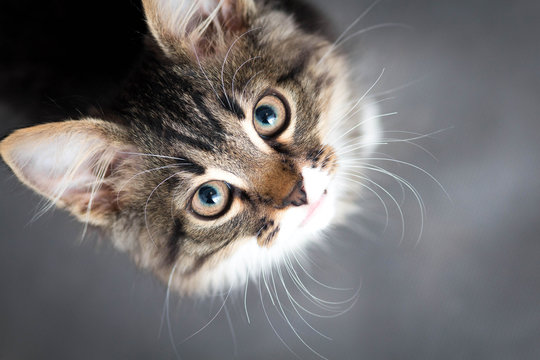
#> input picture catto_smol.jpg, 540 x 360 px
$ python transform.py
#> lines starting #> are read from the running program, lines starting #| are printed output that depends on the picture
import cv2 as cv
import numpy as np

img = cv.imread('catto_smol.jpg')
#> img is the input picture: shape (360, 540, 3); mean B, G, R 110.3, 110.3, 113.6

cv.imshow('Cat', img)

#translation (shifting image on x and y axis)

def translate(img, x, y):
#> called with x = -100, y = 100
    transMat = np.float32([[1,0,x],[0,1,y]])
    dimensions = (img.shape[1], img.shape[0])
#> dimensions = (540, 360)
    return cv.warpAffine(img, transMat, dimensions)
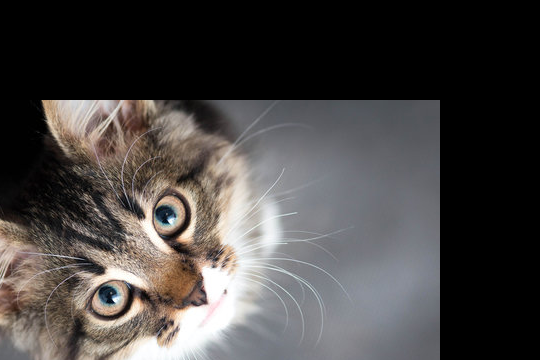
#> returned value: shape (360, 540, 3); mean of channels 0, 1, 2 68.3, 69.6, 72.9; drawn as B, G, R

translatedImage = translate(img, -100, 100)
#cv.imshow('Translated', translatedImage)

#rotation
def rotate(img, angle, rotPoint = None):
#> called with angle = 45
    (height, width) = img.shape[:2]
#> height = 360; width = 540

    if rotPoint == None:
        rotPoint = (width//2, height//2)
#> rotPoint = (270, 180)

    rotMat = cv.getRotationMatrix2D(rotPoint, angle, 1.0)
    dimensions = (width, height)
#> dimensions = (540, 360)

    return cv.warpAffine(img, rotMat, dimensions)
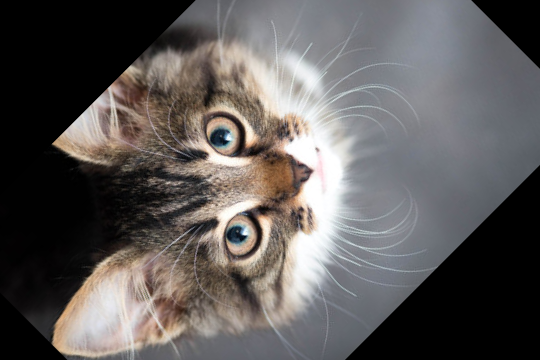
#> returned value: shape (360, 540, 3); mean of channels 0, 1, 2 89.9, 91, 94.7; drawn as B, G, R

rotated = rotate(img, 45)
#cv.imshow('Rotated', rotated)

#resizing
resized = cv.resize(img, (500,500), cv.INTER_AREA)
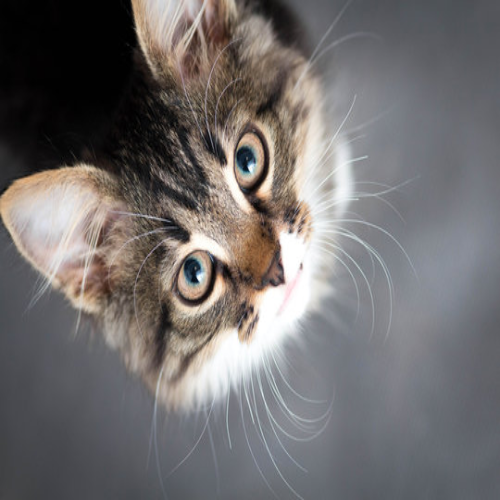
#> resized: shape (500, 500, 3); mean B, G, R 110.2, 110.2, 113.5
#cv.imshow('Resize', resized)

#flipping
flip = cv.flip(img, -1)
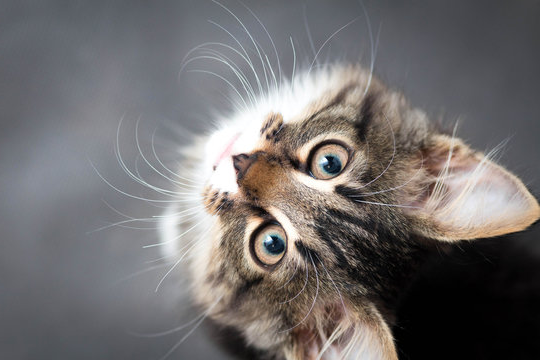
#> flip: shape (360, 540, 3); mean B, G, R 110.3, 110.3, 113.6
#cv.imshow('Flipped', flip)

#cropping
cropped = img[200:400, 300:400]
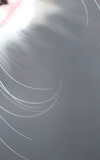
#> cropped: shape (160, 100, 3); mean B, G, R 143.3, 137.3, 134.5
cv.imshow('Cropped', cropped)

cv.waitKey(0)

$ run again, with catto_large.jpg copied over catto_smol.jpg
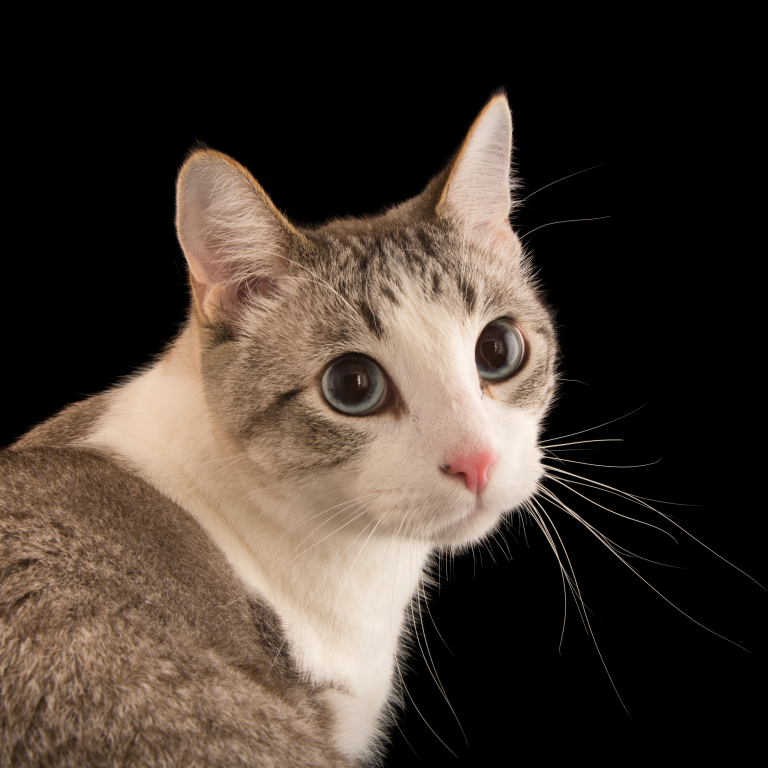
#> input picture catto_large.jpg, 3072 x 3072 px (shown at 1/4 size)
#> img is the input picture: shape (3072, 3072, 3); mean B, G, R 48, 56.6, 67.9
#> in rotate, `return cv.warpAffine(img, rotMat, dimensions)`:
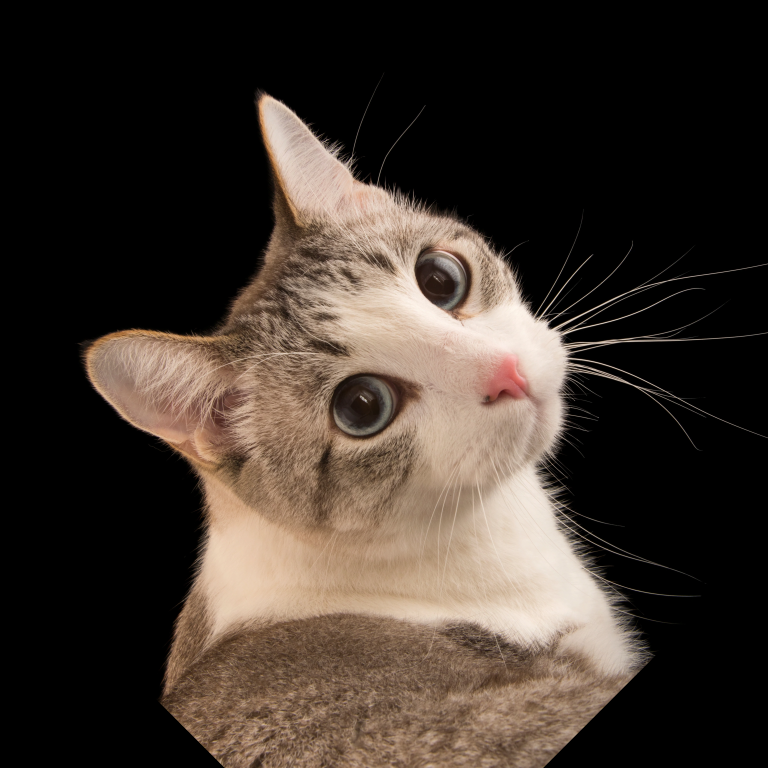
#> returned value: shape (3072, 3072, 3) (shown at 1/4 size); mean of channels 0, 1, 2 44.8, 52.6, 62.8; drawn as B, G, R
#> `flip = cv.flip(img, -1)`:
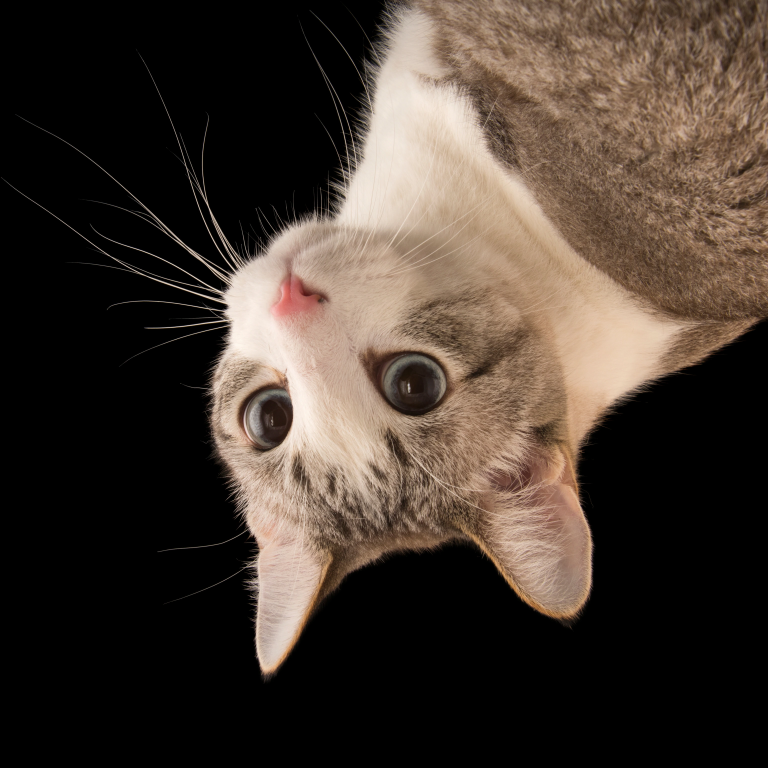
#> flip: shape (3072, 3072, 3) (shown at 1/4 size); mean B, G, R 48, 56.6, 67.9
#> cropped: shape (200, 100, 3); every value is 0
